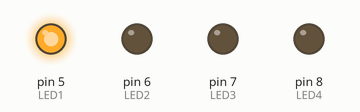
Simulated run of this sketch. Board: Arduino Uno, built with avr-gcc and run on an emulated ATmega328P. Shown: output pins drawn as LEDs (lit = HIGH).

Above: at 0.7 s.
At 1.81 s:
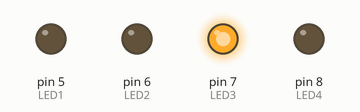
At 3.56 s:
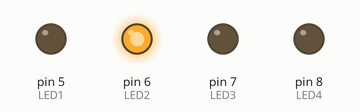
At 3.84 s:
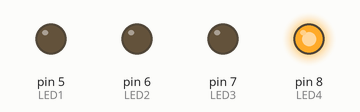
Timing chart, 0 to 4.5 s (numbered marks = the images above):
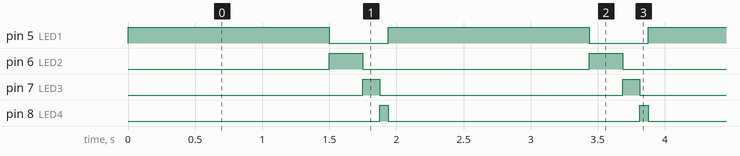

The sketch:

LEDTRY.ino
```cpp
int LED1 = 5;
int LED2 = 6;
int LED3 = 7;
int LED4 = 8;


void setup()
{
    pinMode(LED1, OUTPUT);
    pinMode(LED2, OUTPUT);
    pinMode(LED3, OUTPUT);
    pinMode(LED4, OUTPUT);

}

void loop() {
analogWrite(LED4, 0);
analogWrite(LED1, 255);
delay(1500);
analogWrite(LED1, 0);
analogWrite(LED2, 255);
delay(250);
analogWrite(LED2, 0);
analogWrite(LED3, 255);
delay(125);
analogWrite(LED3, 0);
analogWrite(LED4, 255);
delay(62);


}
```

Measured:
- by itself, pin 5 (LED1): alternates HIGH for 1.5 s and LOW for 0.44 s
- by itself, pin 6 (LED2): alternates HIGH for 0.25 s and LOW for 1.7 s
- by itself, pin 7 (LED3): alternates HIGH for 0.13 s and LOW for 1.8 s
- by itself, pin 8 (LED4): alternates HIGH for 0.06 s and LOW for 1.9 s
